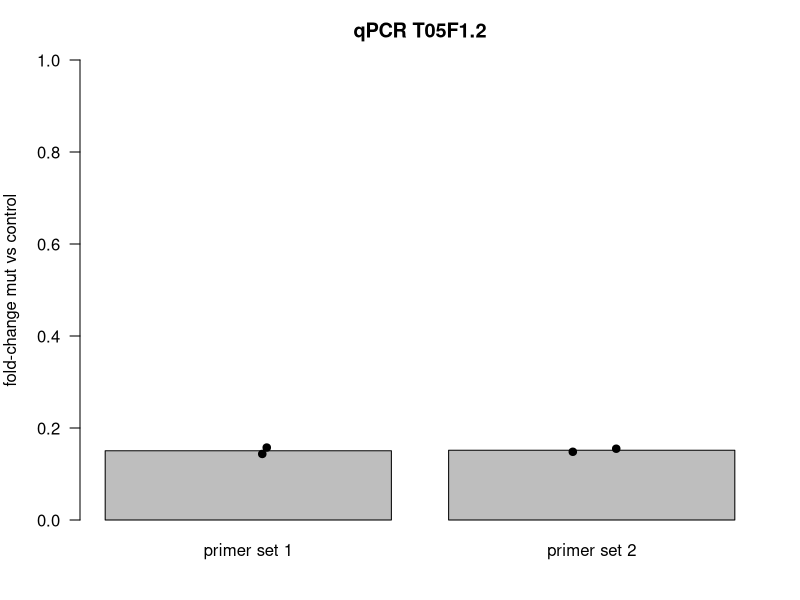
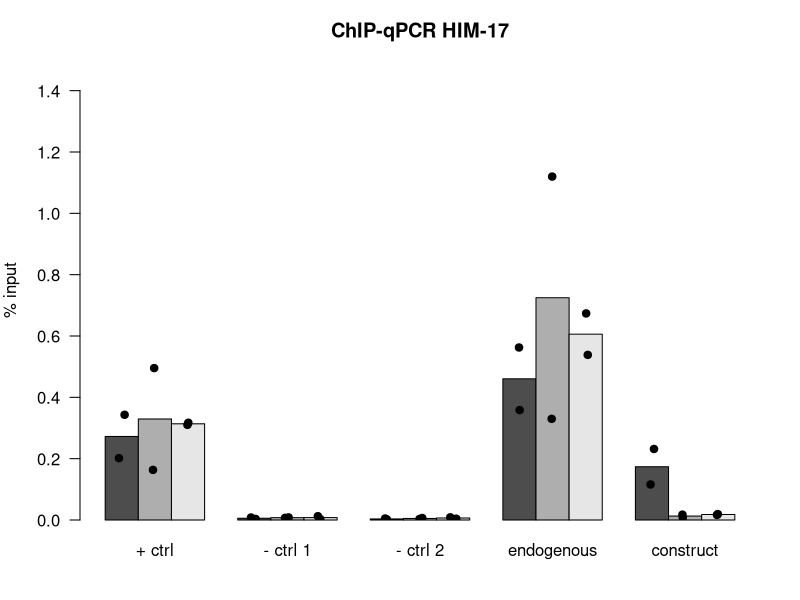

R code for these plots, in order:
# qPCR enrichment plot

qpcr_enrichment = matrix(c(0.157490131236859, 0.143587294374629, 0.154963462492373, 0.148307829363560), ncol=2)

pdf(file = "plots/qPCR_T05F1.2_fold_change.pdf", width = 4, height = 6, useDingbats = FALSE)

par(mfrow=c(1,1), mar=c(4,4,3,2))
k = barplot(colMeans(qpcr_enrichment), ylim=c(0, 1), las = 1, ylab = "fold-change mut vs control",
        names.arg=c("primer set 1", "primer set 2"), main = "qPCR T05F1.2")
stripchart(list(qpcr_enrichment[,1], qpcr_enrichment[,2]), method = "jitter", vertical = T, add = T, at = k[,1], pch = 19)

dev.off()


HIM17_qpcr_enrichment = read.table("HIM17_qPCR/HIM17_pct_input.txt")

pdf(file = "plots/qPCR_HIM17_pct_input.pdf", width = 7, height = 6, useDingbats = FALSE)

par(mfrow=c(1,1), mar=c(4,4,3,2))
k = barplot(t(matrix(c(rowMeans(HIM17_qpcr_enrichment[,c(1,2)]),
                       rowMeans(HIM17_qpcr_enrichment[,c(3,4)]),
                       rowMeans(HIM17_qpcr_enrichment[,c(5,6)])), ncol = 3, byrow = F)), ylim = c(0, 1.5),  las = 1, ylab = "% input", beside=T, 
            names.arg=c("+ ctrl", "- ctrl 1", "- ctrl 2", "endogenous", "construct"), main = "ChIP-qPCR HIM-17")
stripchart(list(HIM17_qpcr_enrichment[1, c(1,2)],
                HIM17_qpcr_enrichment[2, c(1,2)],
                HIM17_qpcr_enrichment[3, c(1,2)],
                HIM17_qpcr_enrichment[4, c(1,2)],
                HIM17_qpcr_enrichment[5, c(1,2)]), method = "jitter", vertical = T, add = T, at = k[1,], pch = 19)
stripchart(list(HIM17_qpcr_enrichment[1, c(3,4)],
                HIM17_qpcr_enrichment[2, c(3,4)],
                HIM17_qpcr_enrichment[3, c(3,4)],
                HIM17_qpcr_enrichment[4, c(3,4)],
                HIM17_qpcr_enrichment[5, c(3,4)]), method = "jitter", vertical = T, add = T, at = k[2,], pch = 19)
stripchart(list(HIM17_qpcr_enrichment[1, c(5,6)],
                HIM17_qpcr_enrichment[2, c(5,6)],
                HIM17_qpcr_enrichment[3, c(5,6)],
                HIM17_qpcr_enrichment[4, c(5,6)],
                HIM17_qpcr_enrichment[5, c(5,6)]), method = "jitter", vertical = T, add = T, at = k[3,], pch = 19)


dev.off()
